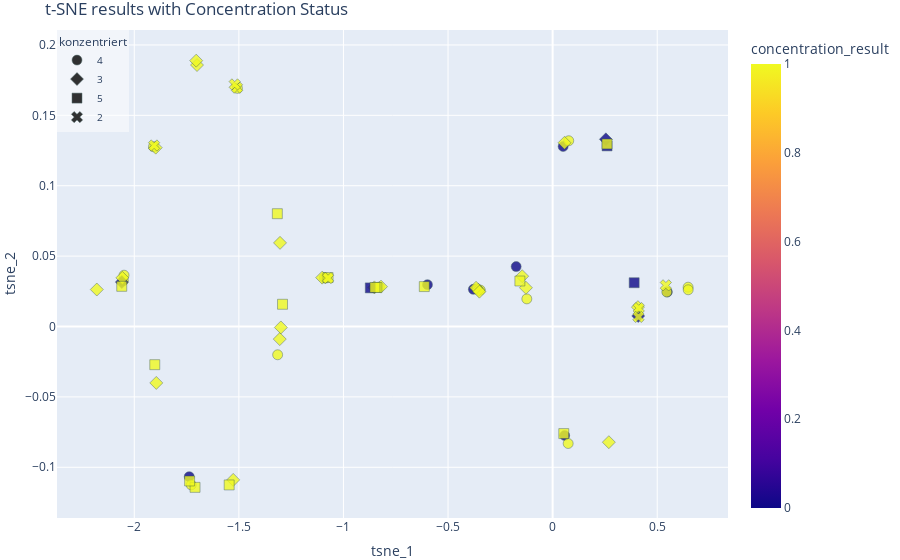

Source (notebook cell):
### Markdown cell above
### Result (False Claim)

### Code cell
# Convert cluster numbers into string labels for better readability in the plot
df_tsne['cluster_label'] = df_tsne['cluster'].astype(str)

data_with_tsne = pd.concat([copy_data_clean, df_tsne], axis='columns')

labels_column = ['temp_id', 'konzentriert', 'motivation', 'prozent_zeit_rang']

# Create a new column based on the threshold
data_with_tsne['concentration_result'] = data_with_tsne['prozent_zeit_rang'].apply(lambda x: 1 if x < 20 else 0)

# Create a scatter plot using Plotly Express
fig = px.scatter(data_with_tsne, x='tsne_1', y='tsne_2',
                 color='concentration_result',  # Color by new concentration status
                 symbol='konzentriert',  # Map 'konzentriert' values to different shapes
                 hover_data=labels_column,  # Include additional data in hover tooltips
                 title='t-SNE results with Concentration Status')

# Customize the layout to move the legend to the left side
fig.update_layout(
                  legend=dict(title_font=dict(size=12), font=dict(size=10), x=0, y=1, bgcolor='rgba(255,255,255,0.5)'),
                  margin=dict(l=0, r=0, t=30, b=0))

# Adjust marker settings for better visibility
fig.update_traces(marker=dict(size=10, opacity=0.8, line=dict(width=0.5, color='DarkSlateGrey')))

# Show the plot
fig.show()

### Figure 1 — Plotly figure (JSON) as saved in the notebook; plotly's stock layout.template omitted (floating-point values rounded to 4 significant figures)
{"data": [{"customdata": [[0, 4, 5, 32], [0, 4, 5, 32], [0, 4, 3, 33], [0, 4, 5, 15], [0, 4, 4, 10], [0, 4, 2, 7], [1, 4, 4, 15], [1, 4, 4, 64], [1, 4, 4, 37], [1, 4, 3, 41], [1, 4, 4, 27], [2, 4, 4, 1], [2, 4, 4, 5], [3, 4, 4, 18], [4, 4, 3, 2], [4, 4, 2, 4], [4, 4, 3, 0], [4, 4, 3, 0], [4, 4, 5, 1], [5, 4, 4, 0], [5, 4, 4, 0], [6, 4, 4, 5], [6, 4, 3, 0], [6, 4, 4, 0]], "hovertemplate": "konzentriert=%{customdata[1]}<br>tsne_1=%{x}<br>tsne_2=%{y}<br>temp_id=%{customdata[0]}<br>motivation=%{customdata[2]}<br>prozent_zeit_rang=%{customdata[3]}<br>concentration_result=%{marker.color}<extra></extra>", "legendgroup": "4", "marker": {"color": [0, 0, 0, 1, 1, 1, 1, 0, 0, 0, 0, 1, 1, 1, 1, 1, 1, 1, 1, 1, 1, 1, 1, 1], "coloraxis": "coloraxis", "line": {"color": "DarkSlateGrey", "width": 0.5}, "opacity": 0.8, "size": 10, "symbol": "circle"}, "mode": "markers", "name": "4", "orientation": "v", "showlegend": true, "type": "scatter", "x": [0.5484, 0.05752, -0.5983, -1.091, -1.315, -2.052, 0.6478, 0.05024, -0.1743, -0.3789, -1.737, 0.6482, 0.546, -1.728, 0.07698, -0.1233, -0.3458, -0.8289, -1.084, -0.3605, -1.908, 0.07433, -1.507, -2.049], "xaxis": "x", "y": [0.02455, -0.07741, 0.0297, 0.03463, -0.02008, 0.03252, 0.02793, 0.1278, 0.04255, 0.0264, -0.1067, 0.02609, 0.02451, -0.1125, 0.132, 0.01962, 0.02585, 0.02799, 0.03448, 0.02673, 0.1277, -0.0831, 0.1692, 0.03646], "yaxis": "y"}, {"customdata": [[0, 3, 2, 33], [0, 3, 4, 18], [1, 3, 4, 78], [1, 3, 4, 16], [1, 3, 4, 78], [1, 3, 4, 16], [2, 3, 2, 0], [2, 3, 4, 3], [2, 3, 3, 3], [2, 3, 2, 4], [2, 3, 3, 3], [2, 3, 3, 4], [2, 3, 3, 2], [3, 3, 3, 4], [3, 3, 3, 4], [3, 3, 2, 4], [4, 3, 3, 3], [4, 3, 4, 7], [6, 3, 3, 1], [6, 3, 2, 0], [6, 3, 2, 0], [6, 3, 3, 0], [6, 3, 4, 0], [6, 3, 5, 0]], "hovertemplate": "konzentriert=%{customdata[1]}<br>tsne_1=%{x}<br>tsne_2=%{y}<br>temp_id=%{customdata[0]}<br>motivation=%{customdata[2]}<br>prozent_zeit_rang=%{customdata[3]}<br>concentration_result=%{marker.color}<extra></extra>", "legendgroup": "3", "marker": {"color": [0, 1, 0, 1, 0, 1, 1, 1, 1, 1, 1, 1, 1, 1, 1, 1, 1, 1, 1, 1, 1, 1, 1, 1], "coloraxis": "coloraxis", "line": {"color": "DarkSlateGrey", "width": 0.5}, "opacity": 0.8, "size": 10, "symbol": "diamond"}, "mode": "markers", "name": "3", "orientation": "v", "showlegend": true, "type": "scatter", "x": [0.4092, -0.3541, 0.2545, -1.303, -2.06, -2.179, 0.4078, 0.05686, -0.1455, -0.366, -0.852, -1.102, -1.305, -1.527, -1.898, -2.057, 0.2687, -1.7, -0.1277, -0.3502, -0.8204, -1.299, -1.704, -1.895], "xaxis": "x", "y": [0.007492, 0.026, 0.133, 0.05942, 0.03154, 0.02627, 0.01376, 0.1305, 0.03573, 0.02752, 0.0278, 0.03472, -0.008938, -0.109, 0.1271, 0.03455, -0.08217, 0.1857, 0.02755, 0.02475, 0.02832, -0.0006627, 0.1888, -0.04006], "yaxis": "y"}, {"customdata": [[0, 5, 4, 61], [0, 5, 5, 8], [0, 5, 4, 7], [0, 5, 5, 2], [1, 5, 5, 81], [1, 5, 5, 67], [4, 5, 3, 3], [5, 5, 4, 0], [5, 5, 5, 0], [5, 5, 4, 0], [5, 5, 5, 0], [5, 5, 5, 0], [5, 5, 5, 0], [5, 5, 5, 0], [5, 5, 4, 0], [5, 5, 5, 0], [5, 5, 5, 0]], "hovertemplate": "konzentriert=%{customdata[1]}<br>tsne_1=%{x}<br>tsne_2=%{y}<br>temp_id=%{customdata[0]}<br>motivation=%{customdata[2]}<br>prozent_zeit_rang=%{customdata[3]}<br>concentration_result=%{marker.color}<extra></extra>", "legendgroup": "5", "marker": {"color": [0, 1, 1, 1, 0, 0, 1, 1, 1, 1, 1, 1, 1, 1, 1, 1, 1], "coloraxis": "coloraxis", "line": {"color": "DarkSlateGrey", "width": 0.5}, "opacity": 0.8, "size": 10, "symbol": "square"}, "mode": "markers", "name": "5", "orientation": "v", "showlegend": true, "type": "scatter", "x": [0.2603, -0.8403, -1.709, -1.902, 0.3899, -0.8718, -1.291, 0.26, 0.05336, -0.1565, -0.6135, -0.8493, -1.074, -1.316, -1.546, -1.735, -2.06], "xaxis": "x", "y": [0.1283, 0.0277, -0.1142, -0.02711, 0.0311, 0.02744, 0.01579, 0.1297, -0.07606, 0.03232, 0.02836, 0.02775, 0.03479, 0.08014, -0.1125, -0.1097, 0.02855], "yaxis": "y"}, {"customdata": [[0, 2, 3, 16], [1, 2, 4, 15], [2, 2, 4, 2], [2, 2, 3, 2], [4, 2, 2, 2], [5, 2, 4, 0], [6, 2, 3, 1]], "hovertemplate": "konzentriert=%{customdata[1]}<br>tsne_1=%{x}<br>tsne_2=%{y}<br>temp_id=%{customdata[0]}<br>motivation=%{customdata[2]}<br>prozent_zeit_rang=%{customdata[3]}<br>concentration_result=%{marker.color}<extra></extra>", "legendgroup": "2", "marker": {"color": [1, 1, 1, 1, 1, 1, 1], "coloraxis": "coloraxis", "line": {"color": "DarkSlateGrey", "width": 0.5}, "opacity": 0.8, "size": 10, "symbol": "x"}, "mode": "markers", "name": "2", "orientation": "v", "showlegend": true, "type": "scatter", "x": [-1.509, 0.5414, -1.52, -1.905, 0.4117, 0.4104, -1.073], "xaxis": "x", "y": [0.1697, 0.02925, 0.1719, 0.1286, 0.01307, 0.006836, 0.03442], "yaxis": "y"}], "layout": {"autosize": true, "coloraxis": {"colorbar": {"title": {"text": "concentration_result"}}, "colorscale": [[0, "#0d0887"], [0.1111, "#46039f"], [0.2222, "#7201a8"], [0.3333, "#9c179e"], [0.4444, "#bd3786"], [0.5556, "#d8576b"], [0.6667, "#ed7953"], [0.7778, "#fb9f3a"], [0.8889, "#fdca26"], [1, "#f0f921"]]}, "legend": {"bgcolor": "rgba(255,255,255,0.5)", "font": {"size": 10}, "title": {"font": {"size": 12}, "text": "konzentriert"}, "tracegroupgap": 0, "x": 0, "y": 1}, "margin": {"b": 0, "l": 0, "r": 0, "t": 30}, "title": {"text": "t-SNE results with Concentration Status"}, "xaxis": {"anchor": "y", "autorange": true, "domain": [0, 1], "range": [-2.362, 0.8311], "title": {"text": "tsne_1"}, "type": "linear"}, "yaxis": {"anchor": "x", "autorange": true, "domain": [0, 1], "range": [-0.1396, 0.2142], "title": {"text": "tsne_2"}, "type": "linear"}}}
